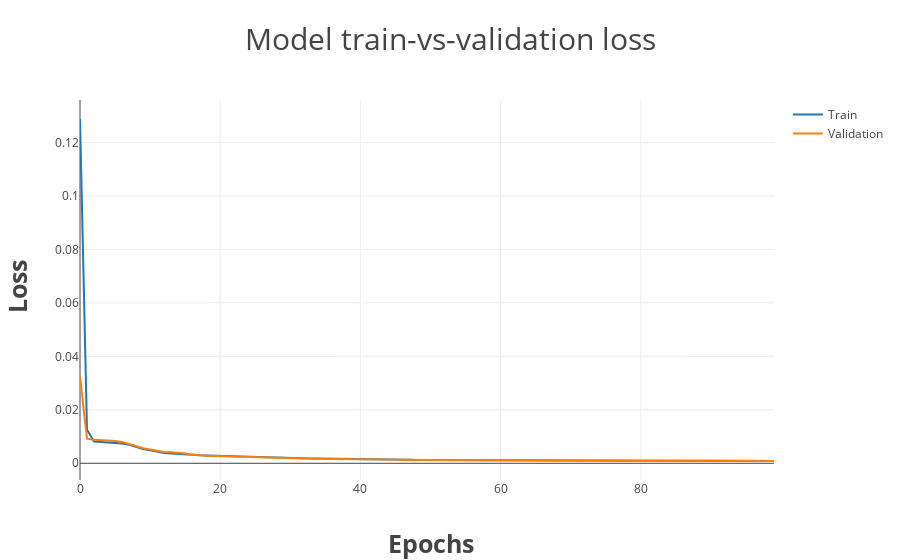

The code cell stored with this chart in its notebook:
### Code cell
train_validation_loss(df_history)
